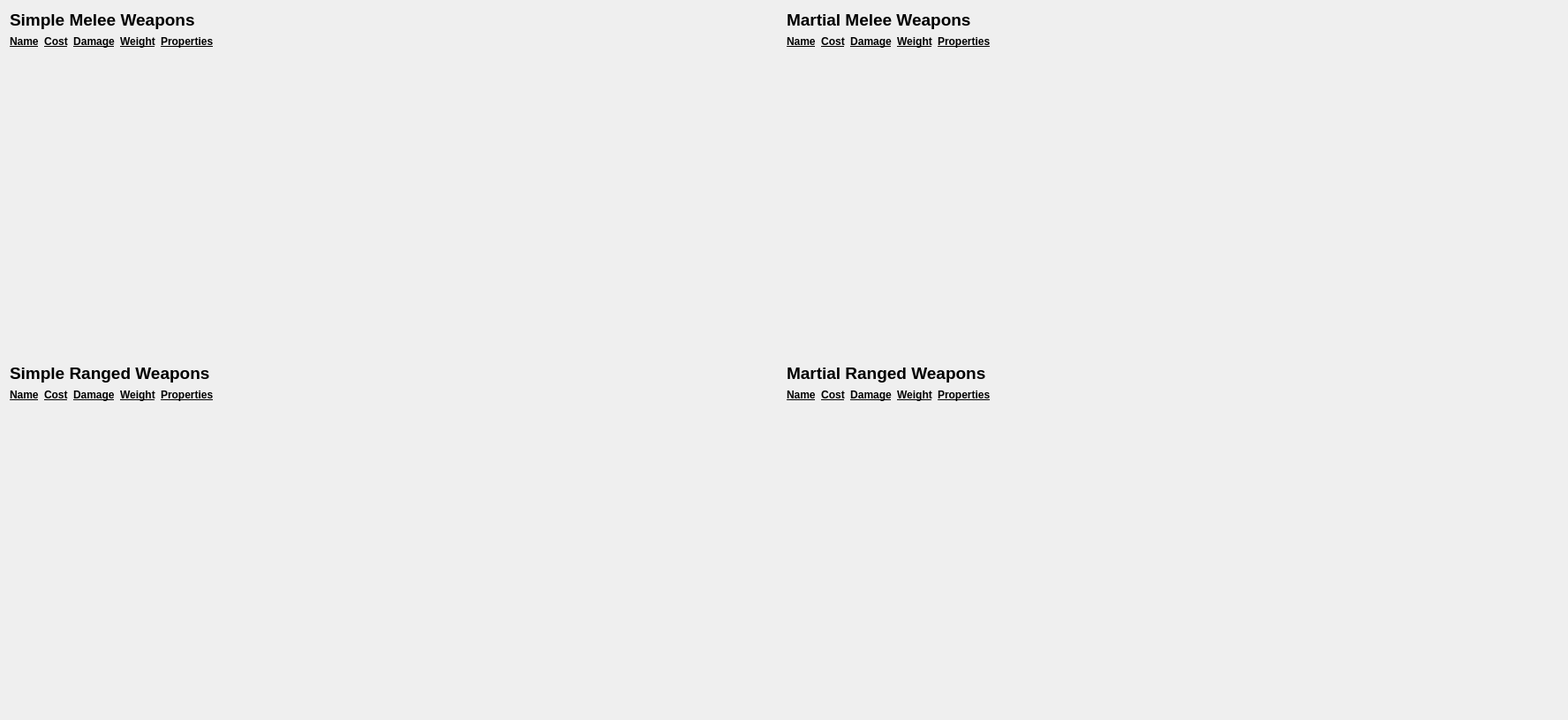
      <widget class="QWidget" name="scrollAreaWidgetContents">
       <property name="geometry">
        <rect>
         <x>0</x>
         <y>0</y>
         <width>1776</width>
         <height>815</height>
        </rect>
       </property>
       <layout class="QHBoxLayout" name="horizontalLayout_2">
        <item>
         <layout class="QVBoxLayout" name="verticalLayout_85">
          <item>
           <widget class="QLabel" name="label_1156">
            <property name="font">
             <font>
              <pointsize>14</pointsize>
              <weight>75</weight>
              <bold>true</bold>
             </font>
            </property>
            <property name="text">
             <string>Simple Melee Weapons</string>
            </property>
           </widget>
          </item>
          <item>
           <layout class="QHBoxLayout" name="horizontalLayout_19">
            <item>
             <layout class="QVBoxLayout" name="layoutSimpleMeleeName">
              <item>
               <widget class="QLabel" name="label_91">
                <property name="font">
                 <font>
                  <weight>75</weight>
                  <bold>true</bold>
                  <underline>true</underline>
                 </font>
                </property>
                <property name="text">
                 <string>Name</string>
                </property>
               </widget>
              </item>
             </layout>
            </item>
            <item>
             <layout class="QVBoxLayout" name="layoutSimpleMeleeCost">
              <item>
               <widget class="QLabel" name="label_1157">
                <property name="font">
                 <font>
                  <weight>75</weight>
                  <bold>true</bold>
                  <underline>true</underline>
                 </font>
                </property>
                <property name="text">
                 <string>Cost</string>
                </property>
                <property name="alignment">
                 <set>Qt::AlignCenter</set>
                </property>
               </widget>
              </item>
             </layout>
            </item>
            <item>
             <layout class="QVBoxLayout" name="layoutSimpleMeleeDamage">
              <item>
               <widget class="QLabel" name="label_1158">
                <property name="font">
                 <font>
                  <weight>75</weight>
                  <bold>true</bold>
                  <underline>true</underline>
                 </font>
                </property>
                <property name="text">
                 <string>Damage</string>
                </property>
                <property name="alignment">
                 <set>Qt::AlignCenter</set>
                </property>
               </widget>
              </item>
             </layout>
            </item>
            <item>
             <layout class="QVBoxLayout" name="layoutSimpleMeleeWeight">
              <item>
               <widget class="QLabel" name="label_1159">
                <property name="font">
                 <font>
                  <weight>75</weight>
                  <bold>true</bold>
                  <underline>true</underline>
                 </font>
                </property>
                <property name="text">
                 <string>Weight</string>
                </property>
                <property name="alignment">
                 <set>Qt::AlignCenter</set>
                </property>
               </widget>
              </item>
             </layout>
            </item>
            <item>
             <layout class="QVBoxLayout" name="layoutSimpleMeleeProperties">
              <item>
               <widget class="QLabel" name="label_1160">
                <property name="font">
                 <font>
                  <weight>75</weight>
                  <bold>true</bold>
                  <underline>true</underline>
                 </font>
                </property>
                <property name="text">
                 <string>Properties</string>
                </property>
               </widget>
              </item>
             </layout>
            </item>
           </layout>
          </item>
          <item>
           <spacer name="verticalSpacer">
            <property name="orientation">
             <enum>Qt::Vertical</enum>
            </property>
            <property name="sizeHint" stdset="0">
             <size>
              <width>20</width>
              <height>40</height>
             </size>
            </property>
           </spacer>
          </item>
          <item>
           <widget class="QLabel" name="label_1161">
            <property name="font">
             <font>
              <pointsize>14</pointsize>
              <weight>75</weight>
              <bold>true</bold>
             </font>
            </property>
            <property name="text">
             <string>Simple Ranged Weapons</string>
            </property>
           </widget>
          </item>
          <item>
           <layout class="QHBoxLayout" name="horizontalLayout_20">
            <item>
             <layout class="QVBoxLayout" name="layoutSimpleRangedName">
              <item>
               <widget class="QLabel" name="label_1162">
                <property name="font">
                 <font>
                  <weight>75</weight>
                  <bold>true</bold>
                  <underline>true</underline>
                 </font>
                </property>
                <property name="text">
                 <string>Name</string>
                </property>
               </widget>
              </item>
             </layout>
            </item>
            <item>
             <layout class="QVBoxLayout" name="layoutSimpleRangedCost">
              <item>
               <widget class="QLabel" name="label_1163">
                <property name="font">
                 <font>
                  <weight>75</weight>
                  <bold>true</bold>
                  <underline>true</underline>
                 </font>
                </property>
                <property name="text">
                 <string>Cost</string>
                </property>
               </widget>
              </item>
             </layout>
            </item>
            <item>
             <layout class="QVBoxLayout" name="layoutSimpleRangedDamage">
              <item>
               <widget class="QLabel" name="label_1164">
                <property name="font">
                 <font>
                  <weight>75</weight>
                  <bold>true</bold>
                  <underline>true</underline>
                 </font>
                </property>
                <property name="text">
                 <string>Damage</string>
                </property>
               </widget>
              </item>
             </layout>
            </item>
            <item>
             <layout class="QVBoxLayout" name="layoutSimpleRangedWeight">
              <item>
               <widget class="QLabel" name="label_1165">
                <property name="font">
                 <font>
                  <weight>75</weight>
                  <bold>true</bold>
                  <underline>true</underline>
                 </font>
                </property>
                <property name="text">
                 <string>Weight</string>
                </property>
               </widget>
              </item>
             </layout>
            </item>
            <item>
             <layout class="QVBoxLayout" name="layoutSimpleRangedProperties">
              <item>
               <widget class="QLabel" name="label_1170">
                <property name="font">
                 <font>
                  <weight>75</weight>
                  <bold>true</bold>
                  <underline>true</underline>
                 </font>
                </property>
                <property name="text">
                 <string>Properties</string>
                </property>
               </widget>
              </item>
             </layout>
            </item>
           </layout>
          </item>
          <item>
           <spacer name="verticalSpacer_40">
            <property name="orientation">
             <enum>Qt::Vertical</enum>
            </property>
            <property name="sizeHint" stdset="0">
             <size>
              <width>20</width>
              <height>40</height>
             </size>
            </property>
           </spacer>
          </item>
         </layout>
        </item>
        <item>
         <spacer name="horizontalSpacer">
          <property name="orientation">
           <enum>Qt::Horizontal</enum>
          </property>
          <property name="sizeHint" stdset="0">
           <size>
            <width>40</width>
            <height>20</height>
           </size>
          </property>
         </spacer>
        </item>
        <item>
         <layout class="QVBoxLayout" name="verticalLayout_36">
          <item>
           <widget class="QLabel" name="label_945">
            <property name="font">
             <font>
              <pointsize>14</pointsize>
              <weight>75</weight>
              <bold>true</bold>
             </font>
            </property>
            <property name="text">
             <string>Martial Melee Weapons</string>
            </property>
           </widget>
          </item>
          <item>
           <layout class="QHBoxLayout" name="horizontalLayout_17">
            <item>
             <layout class="QVBoxLayout" name="layoutMartialMeleeName">
              <item>
               <widget class="QLabel" name="label_81">
                <property name="font">
                 <font>
                  <weight>75</weight>
                  <bold>true</bold>
                  <underline>true</underline>
                 </font>
                </property>
                <property name="text">
                 <string>Name</string>
                </property>
               </widget>
              </item>
             </layout>
            </item>
            <item>
             <layout class="QVBoxLayout" name="layoutMartialMeleeCost">
              <item>
               <widget class="QLabel" name="label_1066">
                <property name="font">
                 <font>
                  <weight>75</weight>
                  <bold>true</bold>
                  <underline>true</underline>
                 </font>
                </property>
                <property name="text">
                 <string>Cost</string>
                </property>
                <property name="alignment">
                 <set>Qt::AlignCenter</set>
                </property>
               </widget>
              </item>
             </layout>
            </item>
            <item>
             <layout class="QVBoxLayout" name="layoutMartialMeleeDamage">
              <item>
               <widget class="QLabel" name="label_1095">
                <property name="font">
                 <font>
                  <weight>75</weight>
                  <bold>true</bold>
                  <underline>true</underline>
                 </font>
                </property>
                <property name="text">
                 <string>Damage</string>
                </property>
                <property name="alignment">
                 <set>Qt::AlignCenter</set>
                </property>
               </widget>
              </item>
             </layout>
            </item>
            <item>
             <layout class="QVBoxLayout" name="layoutMartialMeleeWeight">
              <item>
               <widget class="QLabel" name="label_1096">
                <property name="font">
                 <font>
                  <weight>75</weight>
                  <bold>true</bold>
                  <underline>true</underline>
                 </font>
                </property>
                <property name="text">
                 <string>Weight</string>
                </property>
                <property name="alignment">
                 <set>Qt::AlignCenter</set>
                </property>
               </widget>
              </item>
             </layout>
            </item>
            <item>
             <layout class="QVBoxLayout" name="layoutMartialMeleeProperties">
              <item>
               <widget class="QLabel" name="label_1115">
                <property name="font">
                 <font>
                  <weight>75</weight>
                  <bold>true</bold>
                  <underline>true</underline>
                 </font>
                </property>
                <property name="text">
                 <string>Properties</string>
                </property>
               </widget>
              </item>
             </layout>
            </item>
           </layout>
          </item>
          <item>
           <spacer name="verticalSpacer_2">
            <property name="orientation">
             <enum>Qt::Vertical</enum>
            </property>
            <property name="sizeHint" stdset="0">
             <size>
              <width>20</width>
              <height>40</height>
             </size>
            </property>
           </spacer>
          </item>
          <item>
           <widget class="QLabel" name="label_1134">
            <property name="font">
             <font>
              <pointsize>14</pointsize>
              <weight>75</weight>
              <bold>true</bold>
             </font>
            </property>
            <property name="text">
             <string>Martial Ranged Weapons</string>
            </property>
           </widget>
          </item>
          <item>
           <layout class="QHBoxLayout" name="horizontalLayout_18">
            <item>
             <layout class="QVBoxLayout" name="layoutMartialRangedName">
              <item>
               <widget class="QLabel" name="label_1135">
                <property name="font">
                 <font>
                  <weight>75</weight>
                  <bold>true</bold>
                  <underline>true</underline>
                 </font>
                </property>
                <property name="text">
                 <string>Name</string>
                </property>
               </widget>
              </item>
             </layout>
            </item>
            <item>
             <layout class="QVBoxLayout" name="layoutMartialRangedCost">
              <item>
               <widget class="QLabel" name="label_1136">
                <property name="font">
                 <font>
                  <weight>75</weight>
                  <bold>true</bold>
                  <underline>true</underline>
                 </font>
                </property>
                <property name="text">
                 <string>Cost</string>
                </property>
                <property name="alignment">
                 <set>Qt::AlignCenter</set>
                </property>
               </widget>
              </item>
             </layout>
            </item>
            <item>
             <layout class="QVBoxLayout" name="layoutMartialRangedDamage">
              <item>
               <widget class="QLabel" name="label_1142">
                <property name="font">
                 <font>
                  <weight>75</weight>
                  <bold>true</bold>
                  <underline>true</underline>
                 </font>
                </property>
                <property name="text">
                 <string>Damage</string>
                </property>
                <property name="alignment">
                 <set>Qt::AlignCenter</set>
                </property>
               </widget>
              </item>
             </layout>
            </item>
            <item>
             <layout class="QVBoxLayout" name="layoutMartialRangedWeight">
              <item>
               <widget class="QLabel" name="label_1144">
                <property name="font">
                 <font>
                  <weight>75</weight>
                  <bold>true</bold>
                  <underline>true</underline>
                 </font>
                </property>
                <property name="text">
                 <string>Weight</string>
                </property>
                <property name="alignment">
                 <set>Qt::AlignCenter</set>
                </property>
               </widget>
              </item>
             </layout>
            </item>
            <item>
             <layout class="QVBoxLayout" name="layoutMartialRangedProperties">
              <item>
               <widget class="QLabel" name="label_1150">
                <property name="font">
                 <font>
                  <weight>75</weight>
                  <bold>true</bold>
                  <underline>true</underline>
                 </font>
                </property>
                <property name="text">
                 <string>Properties</string>
                </property>
               </widget>
              </item>
             </layout>
            </item>
           </layout>
          </item>
          <item>
           <spacer name="verticalSpacer_38">
            <property name="orientation">
             <enum>Qt::Vertical</enum>
            </property>
            <property name="sizeHint" stdset="0">
             <size>
              <width>20</width>
              <height>40</height>
             </size>
            </property>
           </spacer>
          </item>
         </layout>
        </item>
        <item>
         <spacer name="horizontalSpacer_18">
          <property name="orientation">
           <enum>Qt::Horizontal</enum>
          </property>
          <property name="sizeHint" stdset="0">
           <size>
            <width>3</width>
            <height>20</height>
           </size>
          </property>
         </spacer>
        </item>
       </layout>
      </widget>
